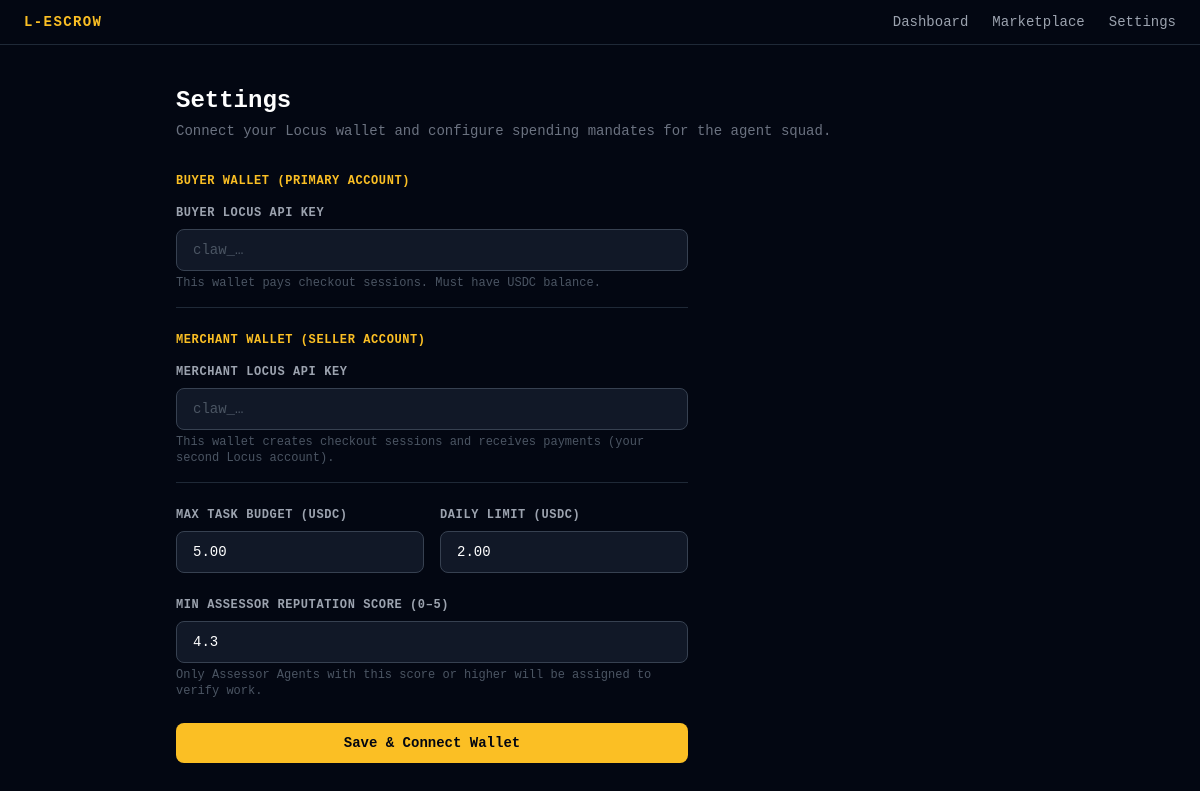
The page /settings on the database its author committed.
### tables this page shows
CREATE TABLE owner (
                id               INTEGER PRIMARY KEY,
                locus_auth_token TEXT,
                max_task_budget  REAL    DEFAULT 0.0,
                daily_limit      REAL    DEFAULT 0.0
            , merchant_locus_token TEXT);

CREATE TABLE agent_policies (
                id                      INTEGER PRIMARY KEY,
                required_assessor_score REAL    DEFAULT 4.5,
                allowed_service_types   TEXT    DEFAULT '[]'
            );

### backend/app.py (the view)
@app.get("/settings")
async def settings(request: Request):
    owner = db.get_owner()
    policy = db.get_policy()
    return templates.TemplateResponse(
        "settings.html",
        {"request": request, "owner": owner, "policy": policy},
    )

### backend/templates/settings.html (shortened to what this page needs)
{% extends "base.html" %}
{% block content %}
<div class="mb-8">
  <h1 class="text-2xl font-bold text-white mb-1">Settings</h1>
  <p class="text-gray-500 text-sm">Connect your Locus wallet and configure spending mandates for the agent squad.</p>
</div>
<form id="mandate-form" class="space-y-6 max-w-lg">
  <div class="pb-4 border-b border-gray-800">
    <p class="text-xs font-semibold text-amber-400 uppercase tracking-wider mb-4">Buyer Wallet (Primary Account)</p>
    <label class="block text-xs font-semibold text-gray-400 uppercase tracking-wider mb-2">
      Buyer Locus API Key
    </label>
    <input
      type="password"
      name="locus_auth_token"
      placeholder="claw_…"
      autocomplete="off"
      required
      class="w-full bg-gray-900 border border-gray-700 rounded-lg px-4 py-2.5 text-white text-sm placeholder-gray-600 focus:outline-none focus:border-amber-400 focus:ring-1 focus:ring-amber-400"
    />
    <p class="text-gray-600 text-xs mt-1">This wallet pays checkout sessions. Must have USDC balance.</p>
  </div>
  <div class="pb-4 border-b border-gray-800">
    <p class="text-xs font-semibold text-amber-400 uppercase tracking-wider mb-4">Merchant Wallet (Seller Account)</p>
    <label class="block text-xs font-semibold text-gray-400 uppercase tracking-wider mb-2">
      Merchant Locus API Key
    </label>
    <input
      type="password"
      name="merchant_locus_token"
      placeholder="claw_…"
      autocomplete="off"
      required
      class="w-full bg-gray-900 border border-gray-700 rounded-lg px-4 py-2.5 text-white text-sm placeholder-gray-600 focus:outline-none focus:border-amber-400 focus:ring-1 focus:ring-amber-400"
    />
    <p class="text-gray-600 text-xs mt-1">This wallet creates checkout sessions and receives payments (your second Locus account).</p>
  </div>
  <div class="grid grid-cols-2 gap-4">
    <div>
      <label class="block text-xs font-semibold text-gray-400 uppercase tracking-wider mb-2">
        Max Task Budget (USDC)
      </label>
      <input
        type="number"
        name="max_task_budget"
        step="0.01"
        min="0"
        value="{{ "%.2f"|format(owner.max_task_budget) if owner.max_task_budget else '0.00' }}"
        required
        class="w-full bg-gray-900 border border-gray-700 rounded-lg px-4 py-2.5 text-white text-sm focus:outline-none focus:border-amber-400 focus:ring-1 focus:ring-amber-400"
      />
    </div>
    <div>
      <label class="block text-xs font-semibold text-gray-400 uppercase tracking-wider mb-2">
        Daily Limit (USDC)
      </label>
      <input
        type="number"
        name="daily_limit"
        step="0.01"
        min="0"
        value="{{ "%.2f"|format(owner.daily_limit) if owner.daily_limit else '0.00' }}"
        required
        class="w-full bg-gray-900 border border-gray-700 rounded-lg px-4 py-2.5 text-white text-sm focus:outline-none focus:border-amber-400 focus:ring-1 focus:ring-amber-400"
      />
    </div>
  </div>
  <div>
    <label class="block text-xs font-semibold text-gray-400 uppercase tracking-wider mb-2">
      Min Assessor Reputation Score (0–5)
    </label>
    <input
      type="number"
      name="required_assessor_score"
      step="0.1"
      min="0"
      max="5"
      value="{{ policy.required_assessor_score if policy.required_assessor_score else '4.5' }}"
      required
      class="w-full bg-gray-900 border border-gray-700 rounded-lg px-4 py-2.5 text-white text-sm focus:outline-none focus:border-amber-400 focus:ring-1 focus:ring-amber-400"
    />
    <p class="text-gray-600 text-xs mt-1">Only Assessor Agents with this score or higher will be assigned to verify work.</p>
  </div>
  <button
    type="submit"
    class="w-full bg-amber-400 hover:bg-amber-300 text-gray-950 font-bold text-sm py-2.5 rounded-lg transition-colors disabled:opacity-50"
  >
    Save &amp; Connect Wallet
  </button>
</form>
{% endblock %}

### backend/static/css/dashboard.css (style rules this page uses)
:root { --color-escrow-open: #3b82f6; --color-escrow-verifying: #8b5cf6; --color-escrow-locked: #f59e0b; --color-escrow-completed: #10b981; --color-escrow-disputed: #ef4444; }

### rows shown on the page
owner: max_task_budget "5.00", daily_limit "2.00"
agent_policies: required_assessor_score "4.3"
